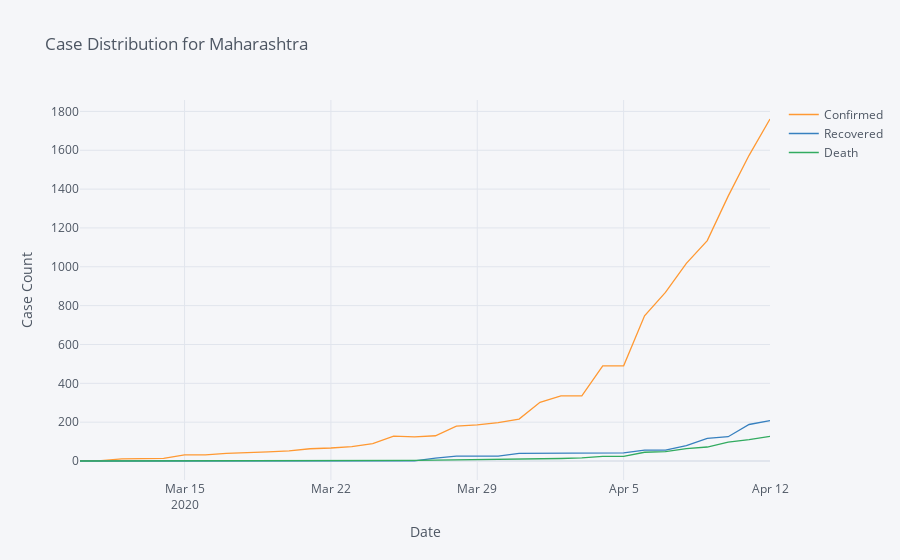

Source (notebook cell):
### Code cell
one_state(state_cases,'Maharashtra')

### Figure 1 — Plotly figure (JSON) as saved in the notebook; plotly's stock layout.template omitted (floating-point values rounded to 4 significant figures)
{"data": [{"line": {"color": "rgba(255, 153, 51, 1.0)", "dash": "solid", "shape": "linear", "width": 1.3}, "mode": "lines", "name": "Confirmed", "text": "", "type": "scatter", "x": ["2020-03-10", "2020-03-11", "2020-03-12", "2020-03-13", "2020-03-14", "2020-03-15", "2020-03-16", "2020-03-17", "2020-03-18", "2020-03-19", "2020-03-20", "2020-03-21", "2020-03-22", "2020-03-23", "2020-03-24", "2020-03-25", "2020-03-26", "2020-03-27", "2020-03-28", "2020-03-29", "2020-03-30", "2020-03-31", "2020-04-01", "2020-04-02", "2020-04-03", "2020-04-04", "2020-04-05", "2020-04-06", "2020-04-07", "2020-04-08", "2020-04-09", "2020-04-10", "2020-04-11", "2020-04-12"], "y": [2, 2, 11, 11, 14, 32, 32, 39, 42, 47, 52, 63, 67, 74, 89, 128, 124, 130, 180, 186, 198, 216, 302, 335, 335, 490, 490, 748, 868, 1018, 1135, 1364, 1574, 1761]}, {"line": {"color": "rgba(55, 128, 191, 1.0)", "dash": "solid", "shape": "linear", "width": 1.3}, "mode": "lines", "name": "Recovered", "text": "", "type": "scatter", "x": ["2020-03-10", "2020-03-11", "2020-03-12", "2020-03-13", "2020-03-14", "2020-03-15", "2020-03-16", "2020-03-17", "2020-03-18", "2020-03-19", "2020-03-20", "2020-03-21", "2020-03-22", "2020-03-23", "2020-03-24", "2020-03-25", "2020-03-26", "2020-03-27", "2020-03-28", "2020-03-29", "2020-03-30", "2020-03-31", "2020-04-01", "2020-04-02", "2020-04-03", "2020-04-04", "2020-04-05", "2020-04-06", "2020-04-07", "2020-04-08", "2020-04-09", "2020-04-10", "2020-04-11", "2020-04-12"], "y": [0, 0, 0, 0, 0, 0, 0, 0, 0, 0, 0, 0, 0, 0, 0, 1, 1, 15, 25, 25, 25, 39, 39, 42, 42, 42, 42, 56, 56, 79, 117, 125, 188, 208]}, {"line": {"color": "rgba(50, 171, 96, 1.0)", "dash": "solid", "shape": "linear", "width": 1.3}, "mode": "lines", "name": "Death", "text": "", "type": "scatter", "x": ["2020-03-10", "2020-03-11", "2020-03-12", "2020-03-13", "2020-03-14", "2020-03-15", "2020-03-16", "2020-03-17", "2020-03-18", "2020-03-19", "2020-03-20", "2020-03-21", "2020-03-22", "2020-03-23", "2020-03-24", "2020-03-25", "2020-03-26", "2020-03-27", "2020-03-28", "2020-03-29", "2020-03-30", "2020-03-31", "2020-04-01", "2020-04-02", "2020-04-03", "2020-04-04", "2020-04-05", "2020-04-06", "2020-04-07", "2020-04-08", "2020-04-09", "2020-04-10", "2020-04-11", "2020-04-12"], "y": [0, 0, 0, 0, 0, 0, 0, 1, 1, 1, 1, 1, 2, 2, 2, 3, 3, 4, 5, 6, 8, 9, 9, 13, 16, 24, 24, 45, 48, 64, 72, 97, 110, 127]}], "layout": {"legend": {"bgcolor": "#F5F6F9", "font": {"color": "#4D5663"}}, "paper_bgcolor": "#F5F6F9", "plot_bgcolor": "#F5F6F9", "title": {"font": {"color": "#4D5663"}, "text": "Case Distribution for Maharashtra"}, "xaxis": {"gridcolor": "#E1E5ED", "showgrid": true, "tickfont": {"color": "#4D5663"}, "title": {"font": {"color": "#4D5663"}, "text": "Date"}, "zerolinecolor": "#E1E5ED"}, "yaxis": {"gridcolor": "#E1E5ED", "showgrid": true, "tickfont": {"color": "#4D5663"}, "title": {"font": {"color": "#4D5663"}, "text": "Case Count"}, "zerolinecolor": "#E1E5ED"}}}
